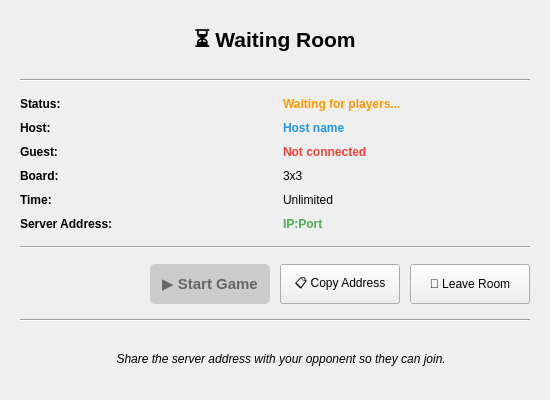
<?xml version="1.0" encoding="UTF-8"?>
<ui version="4.0">
 <class>WaitingRoomDialog</class>
 <widget class="QDialog" name="WaitingRoomDialog">
  <property name="geometry">
   <rect>
    <x>0</x>
    <y>0</y>
    <width>550</width>
    <height>400</height>
   </rect>
  </property>
  <property name="windowTitle">
   <string>Waiting Room</string>
  </property>
  <property name="modal">
   <bool>true</bool>
  </property>
  <layout class="QVBoxLayout" name="verticalLayout">
   <property name="spacing">
    <number>15</number>
   </property>
   <property name="leftMargin">
    <number>20</number>
   </property>
   <property name="topMargin">
    <number>20</number>
   </property>
   <property name="rightMargin">
    <number>20</number>
   </property>
   <property name="bottomMargin">
    <number>20</number>
   </property>
   <item>
    <widget class="QLabel" name="titleLabel">
     <property name="font">
      <font>
       <pointsize>16</pointsize>
       <weight>75</weight>
       <bold>true</bold>
      </font>
     </property>
     <property name="text">
      <string>⏳ Waiting Room</string>
     </property>
     <property name="alignment">
      <set>Qt::AlignCenter</set>
     </property>
    </widget>
   </item>
   <item>
    <widget class="QFrame" name="line">
     <property name="frameShape">
      <enum>QFrame::HLine</enum>
     </property>
     <property name="frameShadow">
      <enum>QFrame::Sunken</enum>
     </property>
    </widget>
   </item>
   <item>
    <layout class="QGridLayout" name="gridLayout">
     <property name="verticalSpacing">
      <number>10</number>
     </property>
     <item row="0" column="0">
      <widget class="QLabel" name="label_status">
       <property name="font">
        <font>
         <weight>75</weight>
         <bold>true</bold>
        </font>
       </property>
       <property name="text">
        <string>Status:</string>
       </property>
      </widget>
     </item>
     <item row="0" column="1">
      <widget class="QLabel" name="statusLabel">
       <property name="font">
        <font>
         <weight>75</weight>
         <bold>true</bold>
        </font>
       </property>
       <property name="text">
        <string>Waiting for players...</string>
       </property>
       <property name="styleSheet">
        <string>color: #FF9800;</string>
       </property>
      </widget>
     </item>
     <item row="1" column="0">
      <widget class="QLabel" name="label_host">
       <property name="font">
        <font>
         <weight>75</weight>
         <bold>true</bold>
        </font>
       </property>
       <property name="text">
        <string>Host:</string>
       </property>
      </widget>
     </item>
     <item row="1" column="1">
      <widget class="QLabel" name="hostLabel">
       <property name="text">
        <string>Host name</string>
       </property>
       <property name="styleSheet">
        <string>color: #2196F3; font-weight: bold;</string>
       </property>
      </widget>
     </item>
     <item row="2" column="0">
      <widget class="QLabel" name="label_guest">
       <property name="font">
        <font>
         <weight>75</weight>
         <bold>true</bold>
        </font>
       </property>
       <property name="text">
        <string>Guest:</string>
       </property>
      </widget>
     </item>
     <item row="2" column="1">
      <widget class="QLabel" name="guestLabel">
       <property name="text">
        <string>Not connected</string>
       </property>
       <property name="styleSheet">
        <string>color: #F44336; font-weight: bold;</string>
       </property>
      </widget>
     </item>
     <item row="3" column="0">
      <widget class="QLabel" name="label_board">
       <property name="font">
        <font>
         <weight>75</weight>
         <bold>true</bold>
        </font>
       </property>
       <property name="text">
        <string>Board:</string>
       </property>
      </widget>
     </item>
     <item row="3" column="1">
      <widget class="QLabel" name="boardLabel">
       <property name="text">
        <string>3x3</string>
       </property>
      </widget>
     </item>
     <item row="4" column="0">
      <widget class="QLabel" name="label_time">
       <property name="font">
        <font>
         <weight>75</weight>
         <bold>true</bold>
        </font>
       </property>
       <property name="text">
        <string>Time:</string>
       </property>
      </widget>
     </item>
     <item row="4" column="1">
      <widget class="QLabel" name="timeLabel">
       <property name="text">
        <string>Unlimited</string>
       </property>
      </widget>
     </item>
     <item row="5" column="0">
      <widget class="QLabel" name="label_address">
       <property name="font">
        <font>
         <weight>75</weight>
         <bold>true</bold>
        </font>
       </property>
       <property name="text">
        <string>Server Address:</string>
       </property>
      </widget>
     </item>
     <item row="5" column="1">
      <widget class="QLabel" name="ipLabel">
       <property name="text">
        <string>IP:Port</string>
       </property>
       <property name="styleSheet">
        <string>color: #4CAF50; font-weight: bold;</string>
       </property>
      </widget>
     </item>
    </layout>
   </item>
   <item>
    <widget class="QFrame" name="line_2">
     <property name="frameShape">
      <enum>QFrame::HLine</enum>
     </property>
     <property name="frameShadow">
      <enum>QFrame::Sunken</enum>
     </property>
    </widget>
   </item>
   <item>
    <layout class="QHBoxLayout" name="horizontalLayout_buttons">
     <property name="spacing">
      <number>10</number>
     </property>
     <item>
      <spacer name="horizontalSpacer_buttons">
       <property name="orientation">
        <enum>Qt::Horizontal</enum>
       </property>
       <property name="sizeHint" stdset="0">
        <size>
         <width>40</width>
         <height>20</height>
        </size>
       </property>
      </spacer>
     </item>
     <item>
      <widget class="QPushButton" name="startGameButton">
       <property name="minimumSize">
        <size>
         <width>120</width>
         <height>40</height>
        </size>
       </property>
       <property name="font">
        <font>
         <pointsize>11</pointsize>
         <weight>75</weight>
         <bold>true</bold>
        </font>
       </property>
       <property name="text">
        <string>▶ Start Game</string>
       </property>
       <property name="enabled">
        <bool>false</bool>
       </property>
       <property name="visible">
        <bool>false</bool>
       </property>
       <property name="styleSheet">
        <string>QPushButton {
    background-color: #4CAF50;
    color: white;
    border-radius: 5px;
}
QPushButton:hover {
    background-color: #45a049;
}
QPushButton:disabled {
    background-color: #cccccc;
    color: #666666;
}</string>
       </property>
      </widget>
     </item>
     <item>
      <widget class="QPushButton" name="copyButton">
       <property name="minimumSize">
        <size>
         <width>120</width>
         <height>40</height>
        </size>
       </property>
       <property name="text">
        <string>📋 Copy Address</string>
       </property>
      </widget>
     </item>
     <item>
      <widget class="QPushButton" name="leaveButton">
       <property name="minimumSize">
        <size>
         <width>120</width>
         <height>40</height>
        </size>
       </property>
       <property name="text">
        <string>🚪 Leave Room</string>
       </property>
      </widget>
     </item>
    </layout>
   </item>
   <item>
    <widget class="QFrame" name="line_3">
     <property name="frameShape">
      <enum>QFrame::HLine</enum>
     </property>
     <property name="frameShadow">
      <enum>QFrame::Sunken</enum>
     </property>
    </widget>
   </item>
   <item>
    <widget class="QLabel" name="infoLabel">
     <property name="font">
      <font>
       <pointsize>9</pointsize>
       <italic>true</italic>
      </font>
     </property>
     <property name="text">
      <string>💡 Share the server address with your opponent so they can join.</string>
     </property>
     <property name="alignment">
      <set>Qt::AlignCenter</set>
     </property>
     <property name="wordWrap">
      <bool>true</bool>
     </property>
    </widget>
   </item>
  </layout>
 </widget>
 <resources/>
 <connections/>
</ui>
